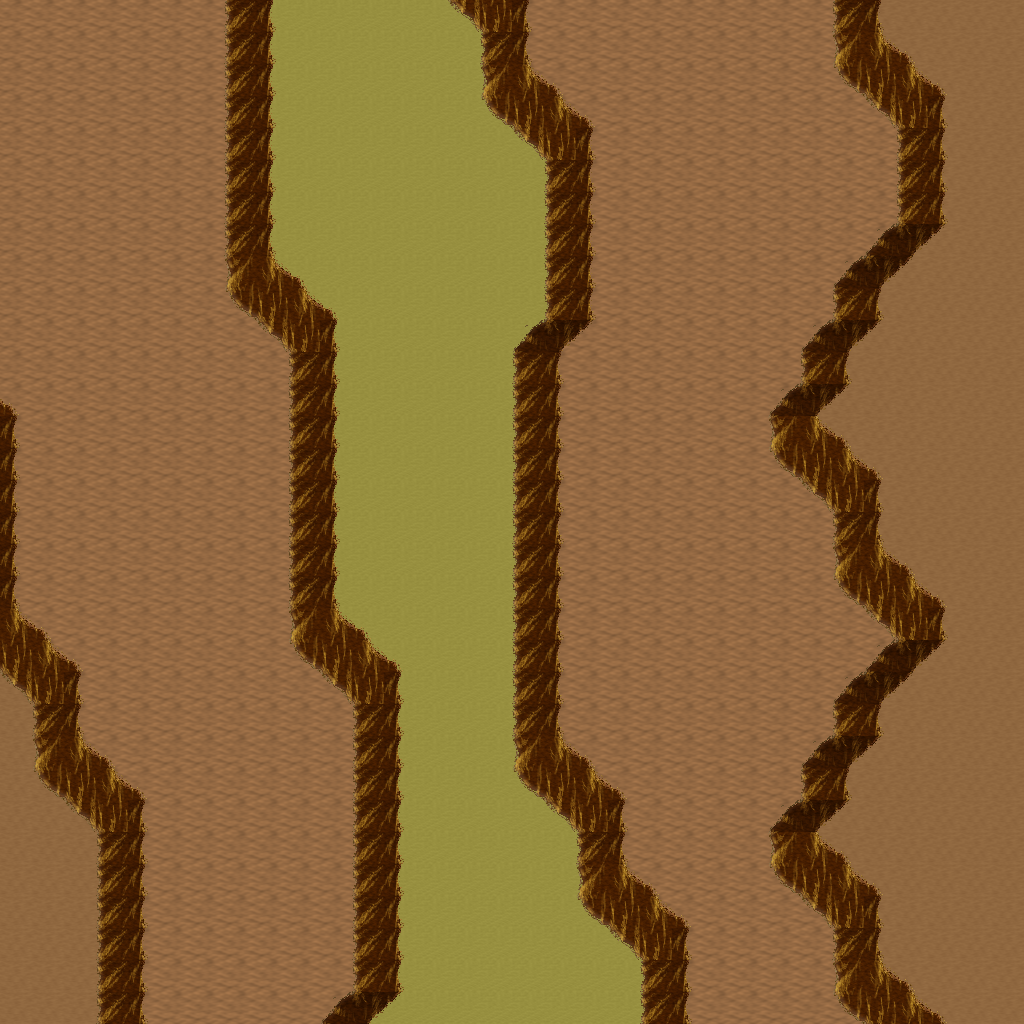

The image is a tile-based game level rendered from a .tmx file. Its description and source (layers, tilesets, objects; grid data summarised) follow:
An orthogonal 32x32 tile map with 32x32 px tiles, 5 tile layers (Ground, Objects, Objects2, Above, ...), 1 hidden layer not drawn, 8 tilesets.

<map version="1.10" tiledversion="1.11.0" orientation="orthogonal" renderorder="right-down" width="32" height="32" tilewidth="32" tileheight="32" infinite="0" nextlayerid="11" nextobjectid="1">
 <tileset firstgid="1" name="logic_collision" tilewidth="32" tileheight="32" tilecount="1" columns="1">
  <image source="../drawable/logic_collision.png" width="32" height="32" />
 </tileset>
 <tileset firstgid="2" name="ground_ground" tilewidth="32" tileheight="32" tilecount="33" columns="3">
  <image source="../drawable/ground_ground.png" width="96" height="352" />
 </tileset>
 <tileset firstgid="35" name="ground_ridge_earth_pale" tilewidth="32" tileheight="32" tilecount="96" columns="12">
  <image source="../drawable/ground_ridge_earth_pale.png" width="384" height="256" />
 </tileset>
 <tileset firstgid="131" name="ground_ridge_earth_dark" tilewidth="32" tileheight="32" tilecount="96" columns="12">
  <image source="../drawable/ground_ridge_earth_dark.png" width="384" height="256" />
 </tileset>
 <tileset firstgid="227" name="terrain_desert" tilewidth="32" tileheight="32" tilecount="88" columns="8">
  <image source="../drawable/terrain_desert.png" width="256" height="352" />
 </tileset>
 <tileset firstgid="315" name="plant_tree_tree_darkgreen" tilewidth="32" tileheight="32" tilecount="88" columns="8">
  <image source="../drawable/plant_tree_tree_darkgreen.png" width="256" height="352" />
 </tileset>
 <tileset firstgid="403" name="ground_sand_2" tilewidth="32" tileheight="32" tilecount="15" columns="5">
  <image source="../drawable/ground_sand_2.png" width="160" height="96" />
 </tileset>
 <tileset firstgid="418" name="plant_cactus_2" tilewidth="32" tileheight="32" tilecount="10" columns="5">
  <image source="../drawable/plant_cactus_2.png" width="160" height="64" />
 </tileset>
 <layer id="1" name="Ground" width="32" height="32">
  <data>[1024 cells, 1024 non-empty, 3 distinct tile ids]</data>
 </layer>
 <layer id="2" name="Objects" width="32" height="32">
  <data>[1024 cells, 281 non-empty, 11 distinct tile ids]</data>
 </layer>
 <layer id="3" name="Objects2" width="32" height="32">
  <data>[1024 cells, 0 non-empty, 0 distinct tile ids]</data>
 </layer>
 <layer id="4" name="Above" width="32" height="32">
  <data>[1024 cells, 0 non-empty, 0 distinct tile ids]</data>
 </layer>
 <layer id="5" name="Above2" width="32" height="32">
  <data>[1024 cells, 0 non-empty, 0 distinct tile ids]</data>
 </layer>
 <layer id="6" name="Walkable" width="32" height="32" visible="0">
  <data>[1024 cells, 132 non-empty, 1 distinct tile ids]</data>
 </layer>
 <objectgroup id="7" name="Mapevents" />
 <objectgroup id="8" name="Spawn" />
 <objectgroup id="9" name="Keys" />
 <objectgroup id="10" name="Replace" />
</map>
